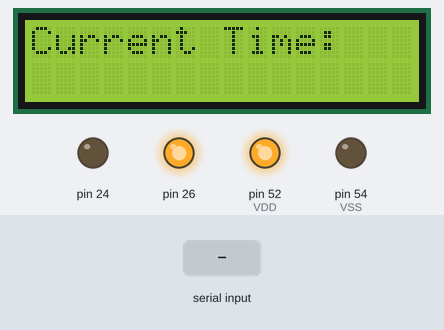
The sketch below on a simulated Arduino Mega 2560, built with avr-gcc and run on an emulated ATmega2560. On the bench: 16×2 character LCD, output pins drawn as LEDs (lit = HIGH). Inputs (shaded band) come from the test bench. Pins used as bus, display or sensor lines are not drawn; what the sketch prints to the serial monitor is not drawn.

Above: at 1.6 s.
1.7 s: "set timer" received over Serial
At 3.5 s:
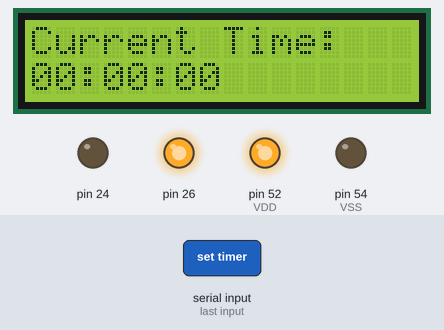
4.7 s: "start timer" received over Serial
At 7.3 s:
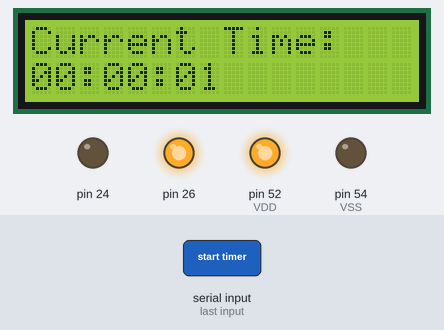
7.7 s: "stop timer" received over Serial
At 10.5 s:
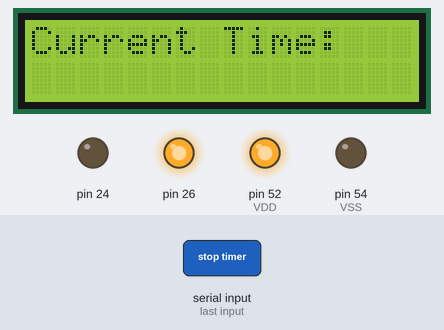
Timing chart, 0 to 12.0 s (numbered marks = the images above; inputs shaded):
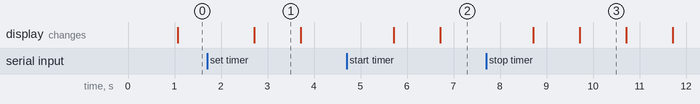

The sketch:

timer.ino
```cpp
// include the library code:
#include <LiquidCrystal.h>
#include <avr/interrupt.h>
// initialize the library with the numbers of the interface pins
LiquidCrystal lcd(48, 46, 44, 42, 40, 38, 36, 34, 32, 30, 28);
int __counter = 0;
int hour = 12;
int minute = 0;
int second = 0;


boolean set = false;
boolean b = false;

//arduino runs the setup function first, then the loop function below
void setup() {
  pinMode(24, OUTPUT); //K
  pinMode(26, OUTPUT); //A
  pinMode(54, OUTPUT); //VSS
  pinMode(52, OUTPUT); //VDD
  pinMode(50, OUTPUT); //Contrasty pin

  // digitalWrite(50, LOW);
  digitalWrite(24, LOW); //Backlight
  digitalWrite(26, HIGH); //Backlight
  digitalWrite(54, LOW); //GND
  digitalWrite(52, HIGH); //VDD
  // set up the LCD's number of columns and rows:
  lcd.begin(16, 2);
  // initialize the serial communications:
  Serial.begin(9600);
  // Timer0 is used for millis() - we'll just interrupt
  // in the middle and call the compA
  OCR0A = 0x01;
  TIMSK0 |= _BV(OCIE0A);
}

SIGNAL(TIMER0_COMPA_vect)
{
   __counter++;
   if (__counter > 14){
      digitalWrite(50,HIGH);
      __counter = 0;
   }
   else if (__counter > 3){
      digitalWrite(50, LOW);
   }
}

//Here is where your code goes. Arduino runs this function in an infinite loop after running the setup function
void loop() {
  String inputString = "";
  inputString = Serial.readString();
  inputString.trim();
  if (inputString != ""){
    if (inputString.startsWith("set timer")){
      Serial.println("> Timer Set");
      hour = inputString.substring(10, 12).toInt();
      minute = inputString.substring(12, 14).toInt();
      second = inputString.substring(14, 16).toInt();

    } else if (inputString == "start timer"){
      Serial.println("> Timer Started");
      set = true;
    } else if (inputString == "stop timer"){
      Serial.println("> Timer Stopped");
      set = false;
    }
  }

  if (set){
      lcd.home();
      lcd.clear();
      lcd.setCursor(0, 0);
      lcd.print("Current Time:");
      lcd.setCursor(0, 1);
      lcd.print(currentTime());
      second ++;
      if (second >= 60){
        second = 0;
        minute ++;
      }
      if (minute >= 60){
        minute = 0;
        hour ++;
      }
  } else {
    if (b){
      lcd.home();
      lcd.clear();
      lcd.setCursor(0, 0);
      lcd.print("Current Time:");
      lcd.setCursor(0, 1);
      lcd.print(currentTime());
    } else {
      lcd.home();
      lcd.clear();
      lcd.setCursor(0, 0);
      lcd.print("Current Time:");
    }
    b = !b;
  }


}

String prettyInt(int timez){
  if (timez <= 9){
    return "0" + String(timez);
  }
  else{
    return String(timez);
  }
}

String currentTime(){
  return prettyInt(hour) + ":" + prettyInt(minute) + ":" + prettyInt(second);
}
```

Measured:
- after the input at 1.7 s, the display: changes after 1.0 s (image 1)
- what the display in image 1 shows lasts 1.0 s, from 2.7 s to 3.7 s
